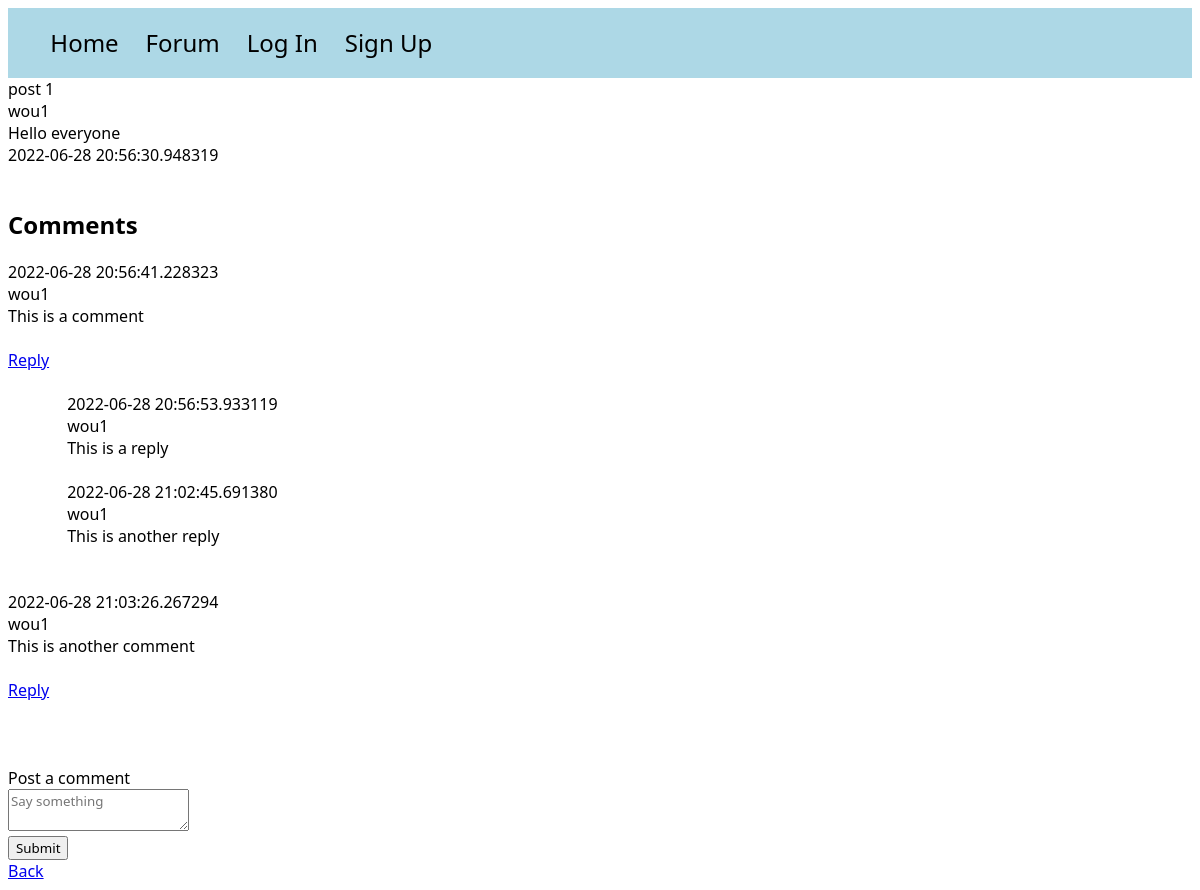
Before: /posts/1 with the older database file.
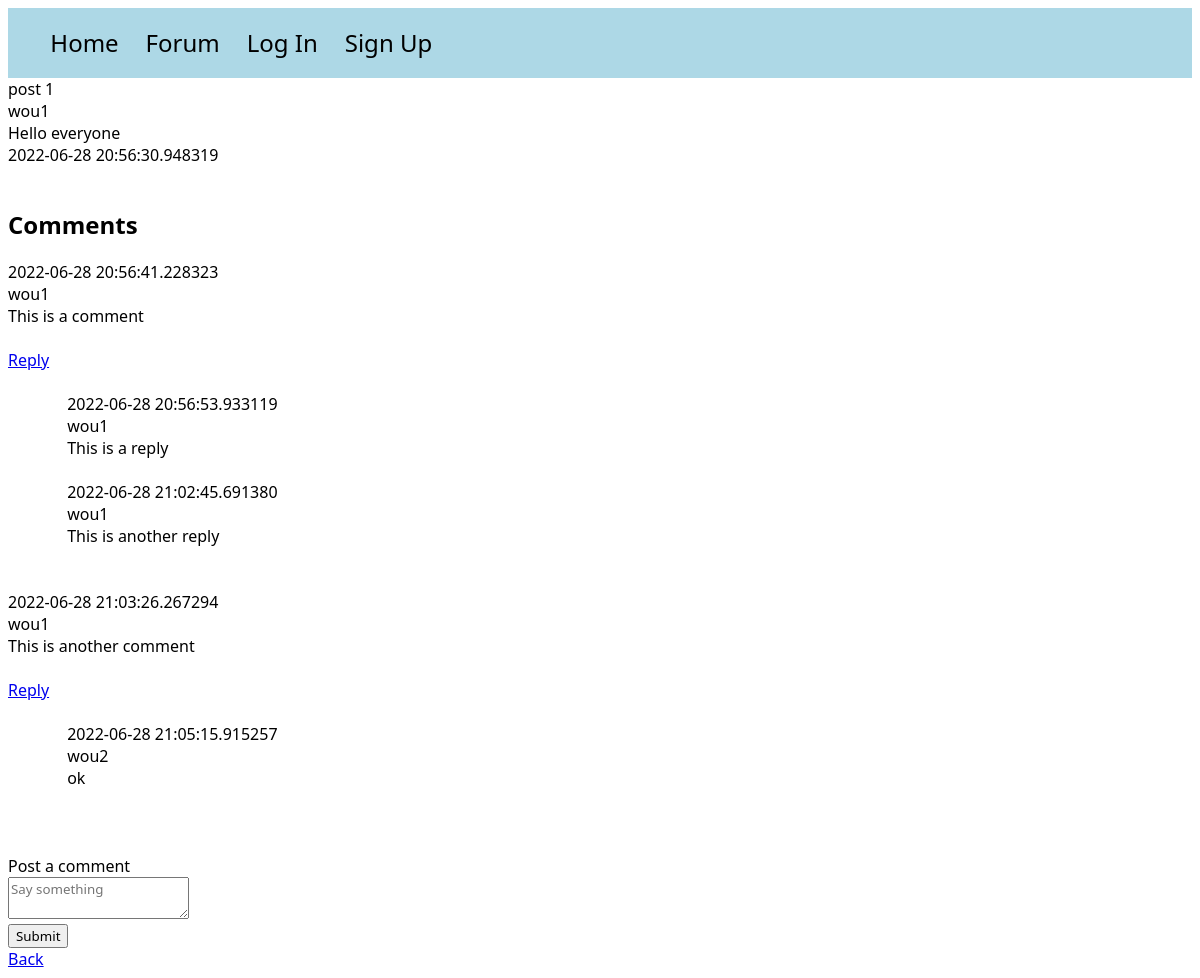
After: the same page with the newer database file.
### models.py (models this page shows)
class Comment(db.Model):
    id = db.Column(db.Integer, primary_key=True)
    author_id = db.Column(db.Integer, db.ForeignKey(User.id))
    author_name = db.relationship('User', backref='comment_poster')
    content = db.Column(db.Text)
    timestamp = db.Column(db.DateTime, default=datetime.utcnow)
    post_id = db.Column(db.Integer, db.ForeignKey(Post.id))
    replies = db.relationship('Reply', backref='replied_comment')

class User(UserMixin, db.Model):
    id = db.Column(db.Integer, primary_key=True)
    email = db.Column(db.String(100), unique=True)
    password = db.Column(db.String(100))
    name = db.Column(db.String(1000))
    last_seen = db.Column(db.String(100))
    posts = db.relationship('Post', backref='poster')

class Reply(db.Model):
    id = db.Column(db.Integer, primary_key=True)
    reply_author_id = db.Column(db.Integer, db.ForeignKey(User.id))
    reply_author_name = db.relationship('User', backref='reply_poster')
    content = db.Column(db.Text)
    timestamp = db.Column(db.DateTime, default=datetime.utcnow)
    comment_id = db.Column(db.Integer, db.ForeignKey(Comment.id))
    post_id = db.Column(db.Integer, db.ForeignKey(Post.id))
    replies = db.relationship('ReplyThread', backref='replied_thread')

### app.py (the view)
@app.route('/posts/<int:id>')
def post(id):
    post = Post.query.get_or_404(id)
    comments = Comment.query.order_by(Comment.timestamp)
    replies = Reply.query.order_by(Reply.timestamp)
    specific_comments = [comment for comment in comments if comment.post_id == id]
    return render_template("post.html", post=post, comments=specific_comments, replies=replies)

### templates/post.html (shortened to what this page needs)
<!DOCTYPE html>
<html lang="en">
<head>
</head>
<link rel="stylesheet" href="/static/style.css">
<body>
<div id="navbar">
    <ul>
        <a href="{{ url_for('home') }}"><li>Home</li></a>
        <a href="{{ url_for('posts') }}"><li>Forum</li></a>
         {% if not current_user.is_authenticated %}
        <a href="{{ url_for('auth.login') }}"><li>Log In</li></a> <a href="{{ url_for('auth.signup') }}"><li>Sign Up</li></a>
        {% endif %}
    </ul>
</div>
{{ post.title }}<br>
{{ post.poster.name }}<br>
{{ post.content }}<br>
{{ post.date_posted }}<br><br>
<div id="comment-container">
    <h2>Comments</h2>
    {% for comment in comments %}
        {{ comment.timestamp }} <br>
        {{ comment.author_name.name }} <br>
        {{ comment.content }} <br> <br>
        <a href="{{ url_for('reply_comment', id=comment.id) }}">Reply</a>
        <br> <br>
        <div id="comment-reply-container">
        {% for reply in replies %}
            {% if reply.comment_id == comment.id %}
                {{ reply.timestamp }} <br>
                {{ reply.reply_author_name.name }} <br>
                {{ reply.content }} <br><br>
            {% endif %}
        {% endfor %} <br>
        </div>
    {% endfor %}
</div>
<br>
<div id="add-comment-container">
    <form class="comment-form" action="{{ url_for('post_comment', id=post.id) }}" method="post">
        <label for="comment-content">Post a comment</label>
        <div class="field">
            <textarea id="comment-content" name="comment_body" placeholder="Say something"></textarea>
        </div>
        <input type="submit">
    </form>
</div>
<a href="{{ url_for('posts') }}">Back</a>
</body>
</html>

Changed rows visible on the page:
added Reply: timestamp "2022-06-28 21:05:15.915257", reply_author_name.name "wou2", content "ok", shown under Comment "This is another comment"
